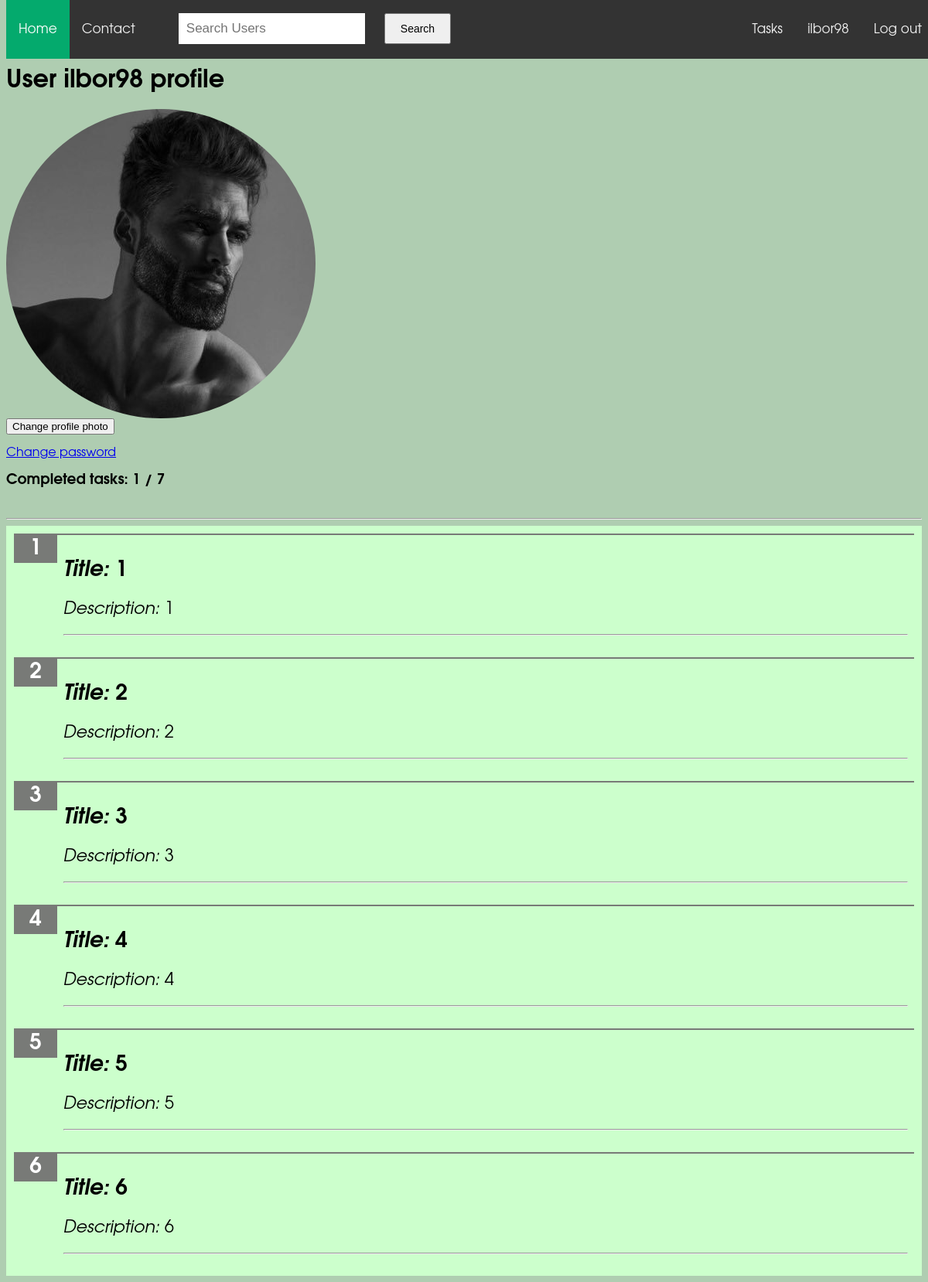
The page /profile/ilbor98/ (signed in) on the database its author committed.
### to_do_application/models.py (models this page shows, shortened)
class UserModel(User):
    slug = models.SlugField()
    profile_photo = models.ImageField(upload_to='to_do_application/media/user_photos',
                                      default='to_do_application/media/user_photos/profile-icon-9.png')

class Task(models.Model):
    is_completed = models.BooleanField(default=False)
    is_public = models.BooleanField(default=True)
    title = models.CharField(max_length=60, default="")
    description = models.CharField(max_length=250, default="")
    user = models.ForeignKey(UserModel, on_delete=models.CASCADE, null=True)

### to_do_application/views.py (the view)
# urls.py: path('profile/<str:user_name>/', views.get_user_profile_page, name='user_profile'),
@login_required
def get_user_profile_page(request, user_name: str):
    user = UserModel.objects.get(username=user_name)
    amount_tasks_completed = user.task_set.filter(is_completed=True).aggregate(Count('is_completed'))
    amount_tasks = user.task_set.aggregate(Count('id'))
    if request.method == "POST":
        form = ProfileImageForm(request.POST, request.FILES, instance=user)
        if form.is_valid():
            image = form.cleaned_data['profile_photo']
            user.profile_photo = image
            form.save()
    else:
        form = ProfileImageForm()
    return render(request, 'to_do_application/user_profile.html', context={
        'profile_user': user,
        'request_user': request.user,
        'form': form,
        'amount_tasks_completed': amount_tasks_completed['is_completed__count'],
        'amount_tasks': amount_tasks['id__count'],
    })

### to_do_application/forms.py
class ProfileImageForm(forms.Form):
    class Meta:
        model = UserModel
        fields = ['profile_photo']
        widgets = {'profile-photo': forms.ClearableFileInput()}

### to_do_application/templates/to_do_application/user_profile.html (shortened to what this page needs)
{% extends 'base.html' %}
{% load static %}
{% block links %}
    <link rel="stylesheet" href="{% static 'to_do_application/css/user_profile.css' %}">
{% endblock %}
{% block content %}
    {% include 'to_do_application/includes/nav_bar.html' %}
    <br>
    <br>
    <br>
    <br>
    <h1>User {{ profile_user.username }} profile</h1>
        <img src="{{ profile_user.profile_photo.url }}" alt="here must be image :(" class="avatar">
    {% if request_user.username == profile_user.username %}
        <form action="" method="post" enctype="multipart/form-data">
            <button>Change profile photo</button>
            <p><a href="{% url 'change_password' user.username %}">Change password</a></p>
        </form>
    {% endif %}
    <h3>Completed tasks: {{ amount_tasks_completed }} / {{ amount_tasks }}</h3>
    <br>
    <hr>
        <ol class="square">
            {% for task in profile_user.task_set.all %}
                {% if task.is_public %}
                    <li>
                        <p class="title"><i>Title: </i>{{ task.title }}</p>
                        <p class="description"><i>Description: </i>{{ task.description }}</p>
                        <hr>
                    </li>
                {% endif %}
            {% endfor %}
        </ol>
{% endblock %}

### to_do_application/templates/to_do_application/includes/nav_bar.html (shortened to what this page needs)
{% extends 'base.html' %}
{% load static %}
{% block links %}
    <link rel="stylesheet" href="{% static 'to_do_application/css/nav_bar.css' %}">
    <link rel="stylesheet" href="{% static 'to_do_application/css/search_people.css' %}">
{% endblock %}
{% block content %}
<div class="topnav">
    <a class="active" href="{% url 'main_page' %}">Home</a>
    <a href="{% url 'about_us' %}">Contact</a>
    <form method="post" action="{% url 'search_users' %}">
        <input type="search" placeholder="Search Users" aria-label="Search" name="search-users">
        <button type="submit" class="search_button">Search</button>
    </form>
  <div>
      {% if request.user.is_authenticated %}
          <a href="{% url 'tasks' user_name=user.username %}">Tasks</a>
          <a href="{% url 'user_profile' user_name=user.username %}">{{ user.username }}</a>
          <a href="{% url 'logout' %}">Log out</a>
      {% else %}
          <a href="{% url 'registration' %}">Register</a>
          <a href="{% url 'authorisation' %}">Login</a>
      {% endif %}
  </div>
</div>
{% endblock %}

### static/css/base.css (style rules this page uses)
body { background-color: #afcdb1; font-family: 'Avantgarde', 'TeX Gyre Adventor', 'URW Gothic L', sans-serif; }

### to_do_application/static/to_do_application/css/user_profile.css (style rules this page uses)
.square { margin: 0; counter-reset: li; list-style: none; background: #ccffcc; padding: 10px; }
.square li { position: relative; margin: 0 0 10px 2em; padding: 4px 8px; border-top: 2px solid #787A77; transition: .3s linear; }
.square li:last-child { margin-bottom: 0; }
.square li:before { content: counter(li); counter-increment: li; position: absolute; top: -2px; left: -2em; width: 2em; box-sizing: border-box; margin-right: 8px; padding: 4px; border-top: 2px solid #787A77; border-left: 2px solid transparent; border-right: 2px solid transparent; border-bottom: 2px solid transparent; background: #787A77; color: white; font-weight: bold; text-align: center; transition: .3s linear; }
.title { font-size: 28px; font-weight: bold; }
.description { font-size: 22px; }
.avatar { vertical-align: middle; width: 400px; height: 400px; border-radius: 50%; }

### to_do_application/static/to_do_application/css/nav_bar.css (style rules this page uses)
.topnav input[type=search] { float: left; padding: 10px; margin-top: 17px; margin-left: 40px; margin-right: 25px; border: none; font-size: 17px; }
button.search_button { margin-top: 17px; float: left; display: block; color: black; text-align: center; padding: 10px 19px; text-decoration: none; font-size: 14px; }
.topnav { background-color: #333; overflow: hidden; position: fixed; top: 0; width: 100%; }
.topnav a { float: left; color: #f2f2f2; text-align: center; padding: 30px 16px; text-decoration: none; font-size: 17px; }
.topnav a.active { background-color: #04AA6D; color: white; }
div { float: right; }

### to_do_application/static/to_do_application/css/search_people.css (style rules this page uses)
li { font-size: 28px; }

### rows shown on the page
UserModel: profile_photo (picture)
Task: title "1", description "1"
Task: title "2", description "2"
Task: title "3", description "3"
Task: title "4", description "4"
Task: title "5", description "5"
Task: title "6", description "6"

### other values the page prints
{{ user.username }} "ilbor98"
{{ profile_user.username }} "ilbor98"
{{ amount_tasks_completed }} "1"
{{ amount_tasks }} "7"
